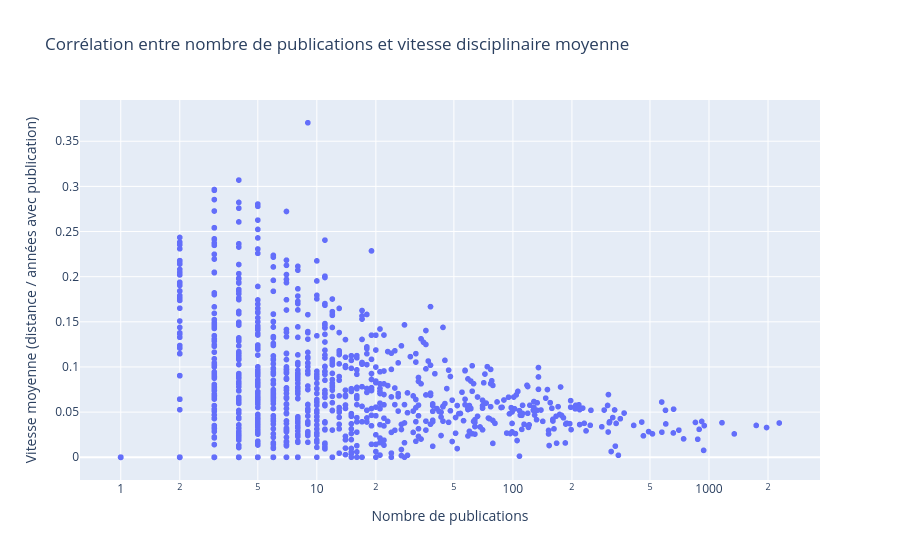

Notebook cell for this chart:
### Code cell
import pandas as pd
import numpy as np
import plotly.express as px
from collections import defaultdict

# === 1. Chargement des coordonnées t-SNE ===
df_coords = pd.read_csv("../data/coordinates.csv")
coord_cols = [c for c in df_coords.columns if c != "disc"]
disc_to_coord = {
    row["disc"]: row[coord_cols].to_numpy(dtype=np.float32)
    for _, row in df_coords.iterrows()
}

# === 2. Chargement des publications auteur ===
df_pub = pd.read_parquet("../data/author_publications_dir/X.parquet")
# Colonnes : ['author', 'discipline', 'year']

# === 3. Fonction pour récupérer publications d'un auteur ===
def get_author_publications_fast(author_name):
    sub = df_pub[df_pub["author"].str.lower() == author_name.lower()]
    if sub.empty:
        return None

    grouped = sub.groupby(["year", "discipline"]).size().reset_index(name="count")
    pub_data = defaultdict(lambda: defaultdict(int))
    for _, row in grouped.iterrows():
        pub_data[row["year"]][row["discipline"]] = row["count"]
    return pub_data

# === 4. Calcul vitesse moyenne (en comptant seulement les années avec publication) ===
def compute_average_speed(author_name):
    pub_data = get_author_publications_fast(author_name)
    if not pub_data:
        return 0, 0, 0  # (nb_publications, distance_totale, vitesse_moyenne)

    all_years = sorted(pub_data)
    total_pubs = sum(sum(pub_data[y].values()) for y in pub_data)

    trajectory = []
    aggregated = defaultdict(int)

    for year in all_years:
        for disc, count in pub_data[year].items():
            aggregated[disc] += count

        total = sum(aggregated.values())
        coords = np.sum(
            [disc_to_coord[d] * w for d, w in aggregated.items() if d in disc_to_coord],
            axis=0
        ) / total
        trajectory.append(coords)

    if len(trajectory) < 2:
        return total_pubs, 0, 0

    trajectory = np.vstack(trajectory)
    diffs = trajectory[1:] - trajectory[:-1]
    total_distance = np.sum(np.linalg.norm(diffs, axis=1))

    # NB : On compte seulement les années où il y a eu publication
    nb_years = len(all_years)
    avg_speed = total_distance / nb_years if nb_years > 0 else 0

    return total_pubs, total_distance, avg_speed

# === 5. Échantillon d'auteurs ===
authors = df_pub["author"].unique()
sample_authors = np.random.choice(authors, size=min(5000, len(authors)), replace=False)

# === 6. Calcul ===
records = []
for author in sample_authors:
    total_pubs, total_dist, avg_speed = compute_average_speed(author)
    records.append({
        "author": author,
        "publications": total_pubs,
        "distance": total_dist,
        "avg_speed": avg_speed
    })

df_analysis = pd.DataFrame(records)

# === 7. Scatter plot ===
fig = px.scatter(
    df_analysis,
    x="publications",
    log_x=True,
    y="avg_speed",
    hover_name="author",
    title="Corrélation entre nombre de publications et vitesse disciplinaire moyenne",
    labels={"publications": "Nombre de publications", "avg_speed": "Vitesse moyenne (distance / années avec publication)"}
)
fig.show()

# === 8. Corrélation ===
corr = df_analysis[["publications", "avg_speed"]].corr().iloc[0, 1]
print(f"Corrélation (échantillon) : {corr:.3f}")

### Figure 1 — Plotly figure (JSON) as saved in the notebook; plotly's stock layout.template omitted (floating-point values rounded to 4 significant figures; data arrays with more than 128 entries replaced by an {"elided": "..."} marker saying what was removed)
{"data": [{"hovertemplate": "<b>%{hovertext}</b><br><br>Nombre de publications=%{x}<br>Vitesse moyenne (distance / années avec publication)=%{y}<extra></extra>", "hovertext": {"elided": "2147 str values"}, "legendgroup": "", "marker": {"color": "#636efa", "symbol": "circle"}, "mode": "markers", "name": "", "showlegend": false, "type": "scattergl", "x": {"elided": "2147 int values"}, "xaxis": "x", "y": {"elided": "2147 float values"}, "yaxis": "y"}], "layout": {"legend": {"tracegroupgap": 0}, "title": {"text": "Corrélation entre nombre de publications et vitesse disciplinaire moyenne"}, "xaxis": {"anchor": "y", "domain": [0, 1], "title": {"text": "Nombre de publications"}, "type": "log"}, "yaxis": {"anchor": "x", "domain": [0, 1], "title": {"text": "Vitesse moyenne (distance / années avec publication)"}}}}
